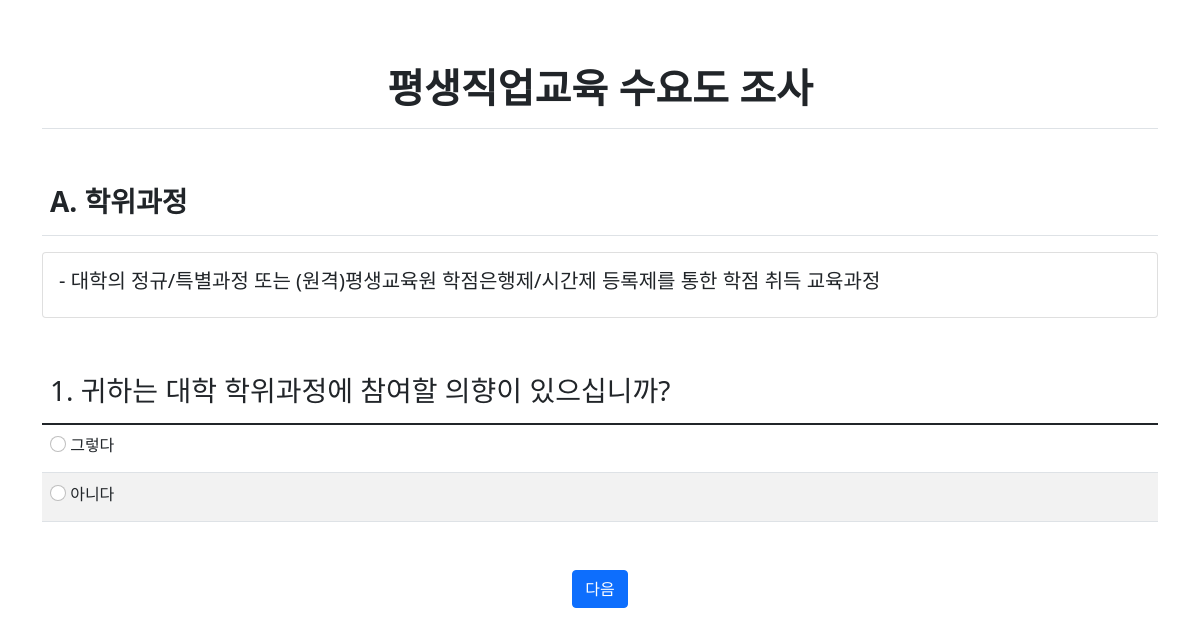
/survey/A/, run on the app's committed database.
### survey/models.py (models this page shows, shortened)
class Question(models.Model):
    sort = models.CharField(max_length=1)
    idx = models.IntegerField()
    question = models.TextField(null=True)
    status = models.CharField(max_length=1, default='y')

class QuestionDetail(models.Model):
    question = models.ForeignKey(Question, on_delete=models.CASCADE)
    ans = models.TextField(null=True)

### survey/views.py (the view)
# urls.py: path('<str:question_sort>/', views.main, name='main'),
def main(request, question_sort):
    question = Question.objects.filter(sort=question_sort)
    survey_list = question.order_by('idx')
    context = {'survey_list':survey_list}
    return render(request, 'survey/main.html', context)

### templates/survey/main.html (shortened to what this page needs)
{% load static %}
<link rel="stylesheet" type="text/css" href="{% static 'bootstrap.min.css' %}">
<div class="container">
    <h1 class="border-bottom fw-bolder text-center py-3 my-5">평생직업교육 수요도 조사</h1>
</div>
<div class="container-md">
    <table class="table table-striped table-hover">
        <thead>
            <tr>
                <th><h3 class="fw-bold">{{survey_list.0.sort}}. {{survey_list.0.question}}</h3></th>
            </tr>
        </thead>
    </table>
    <div class="card mb-5">
        <div class="card-body">
            <div class="card-text fw-bold">
                <h5>- {{survey_list.0.questiondetail_set.all.0.ans}}</h5>
            </div>
        </div>
    </div>
</div>
{% if survey_list.0.sort == "A" or survey_list.0.sort == "B" %}
<div class="container-md">
    <form method="post" action="{% url 'survey:answer' survey_list.0.sort %}">
        <table class="table table-striped table-hover mb-5 pb-5">
            <thead>
                <tr>
                    <th><h3>{{survey_list.1.idx}}. {{survey_list.1.question}}</h3></th>
                </tr>
            </thead>
            <tbody>
                <tr>
                    {% for detail in survey_list.1.questiondetail_set.all %}
                    <tr>
                    <td>
                        <input type="radio" class="form-check-input" name="num" value="{{forloop.counter}}">
                        <label class="form-label">{{detail.ans}}</label>
                    </td>
                    {% endfor %}
                    </tr>
                </tr>
        </table>
        <div class="mt-5 d-flex justify-content-center">
        <button class="btn btn-primary" type="submit">다음</button>
        </div>
    </form>
</div>
{% endif %}

### data on the page
Question: sort "A", question "학위과정", id.ans "대학의 정규/특별과정 또는 (원격)평생교육원 학점은행제/시간제 등록제를 통한 학점 취득 교육과정"
Question: idx "1", question "귀하는 대학 학위과정에 참여할 의향이 있으십니까?"
QuestionDetail: ans "그렇다"
QuestionDetail: ans "아니다"
